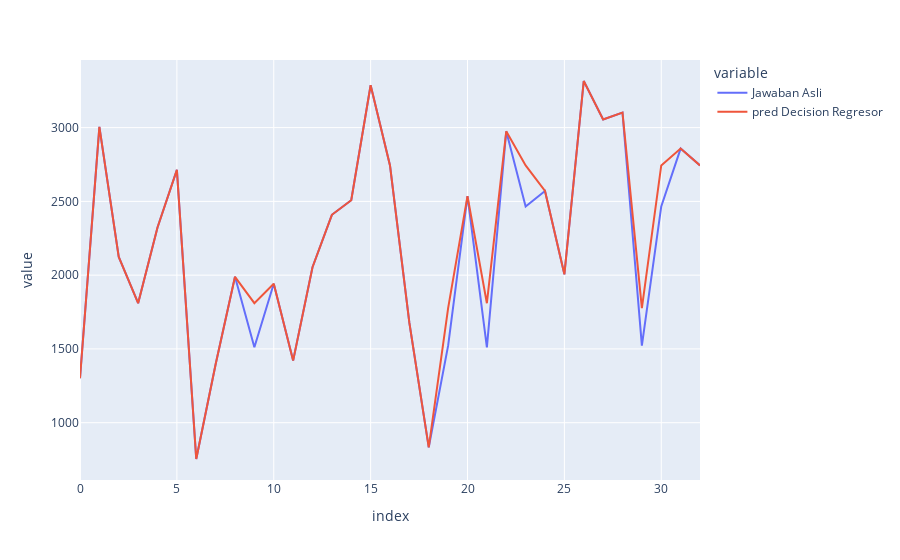

This figure's notebook cell:
### Markdown cell above
PRED DECISSION TREE REGRESOR

### Code cell
import plotly.express as px
fig=px.line(df_result[['Jawaban Asli','pred Decision Regresor']])
fig.show()

### Figure 1 — Plotly figure (JSON) as saved in the notebook; plotly's stock layout.template omitted (floating-point values rounded to 4 significant figures)
{"data": [{"hovertemplate": "variable=Jawaban Asli<br>index=%{x}<br>value=%{y}<extra></extra>", "legendgroup": "Jawaban Asli", "line": {"color": "#636efa", "dash": "solid"}, "marker": {"symbol": "circle"}, "mode": "lines", "name": "Jawaban Asli", "orientation": "v", "showlegend": true, "type": "scatter", "x": [0, 1, 2, 3, 4, 5, 6, 7, 8, 9, 10, 11, 12, 13, 14, 15, 16, 17, 18, 19, 20, 21, 22, 23, 24, 25, 26, 27, 28, 29, 30, 31, 32], "xaxis": "x", "y": [1302, 3005, 2124, 1810, 2323, 2714, 754, 1396, 1989, 1511, 1942, 1421, 2054, 2409, 2508, 3287, 2744, 1676, 833, 1522, 2536, 1511, 2975, 2466, 2571, 2006, 3316, 3055, 3102, 1522, 2466, 2858, 2744], "yaxis": "y"}, {"hovertemplate": "variable=pred Decision Regresor<br>index=%{x}<br>value=%{y}<extra></extra>", "legendgroup": "pred Decision Regresor", "line": {"color": "#EF553B", "dash": "solid"}, "marker": {"symbol": "circle"}, "mode": "lines", "name": "pred Decision Regresor", "orientation": "v", "showlegend": true, "type": "scatter", "x": [0, 1, 2, 3, 4, 5, 6, 7, 8, 9, 10, 11, 12, 13, 14, 15, 16, 17, 18, 19, 20, 21, 22, 23, 24, 25, 26, 27, 28, 29, 30, 31, 32], "xaxis": "x", "y": [1302, 3005, 2124, 1810, 2323, 2714, 754, 1396, 1989, 1810, 1942, 1421, 2054, 2409, 2508, 3287, 2744, 1676, 833, 1777, 2536, 1810, 2975, 2744, 2571, 2006, 3316, 3055, 3102, 1777, 2744, 2858, 2744], "yaxis": "y"}], "layout": {"legend": {"title": {"text": "variable"}, "tracegroupgap": 0}, "margin": {"t": 60}, "xaxis": {"anchor": "y", "domain": [0, 1], "title": {"text": "index"}}, "yaxis": {"anchor": "x", "domain": [0, 1], "title": {"text": "value"}}}}
